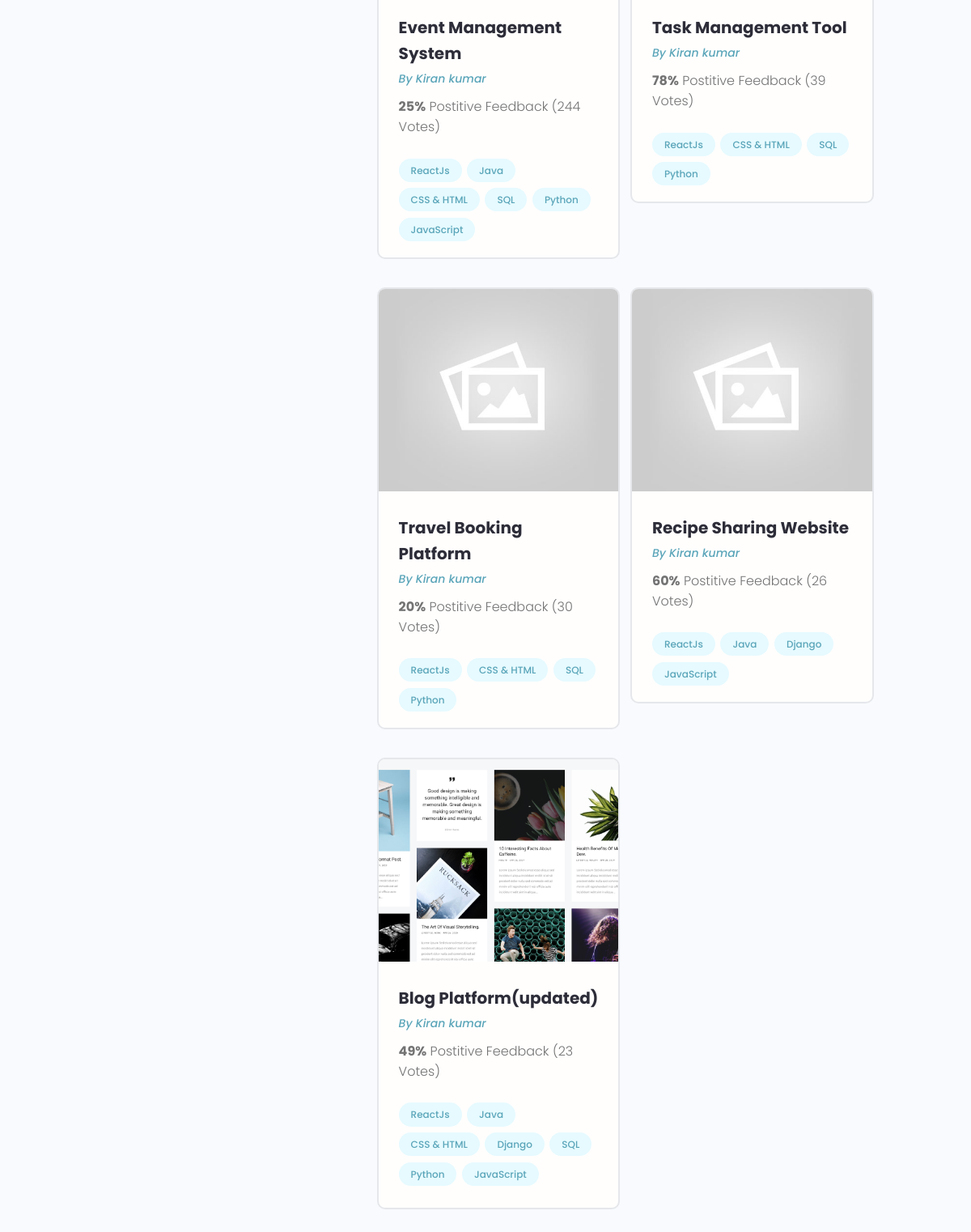
Before: /profile/50cb9f41-b849-4e78-b869-448704928396/ (lower part) with the older database file.
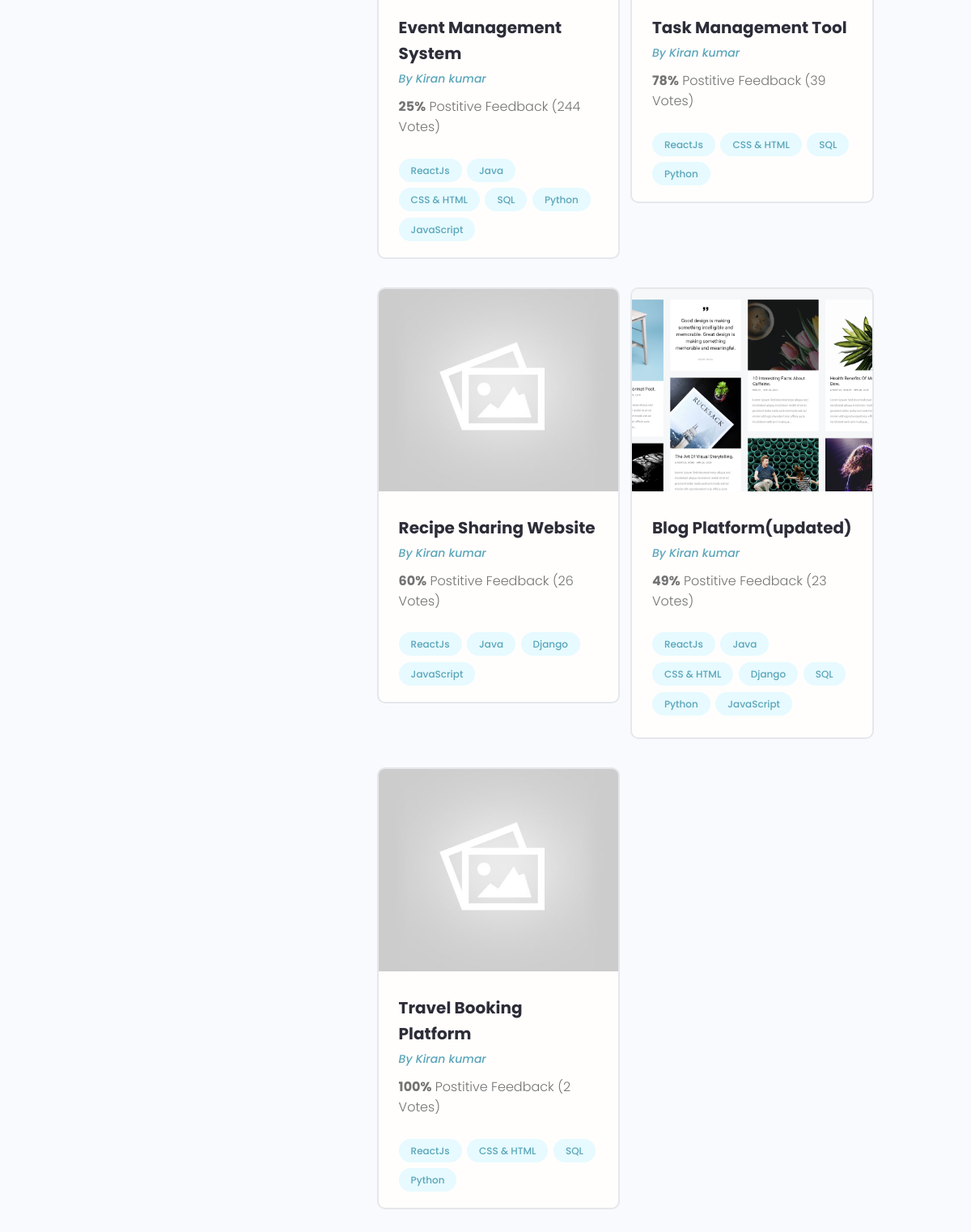
After: the same page with the newer database file.
### projects/models.py (models this page shows, shortened)
class Project(models.Model):
    owner = models.ForeignKey(Profile, null=True, blank=True, on_delete=models.SET_NULL)
    title = models.CharField(max_length=200)
    description = models.TextField(null=True , blank=True)
    feature_image = models.ImageField(null=True , blank=True, default='default.jpg')
    demo_link = models.CharField(max_length=2000, null=True , blank=True)
    source_link = models.CharField(max_length=2000, null=True , blank=True)
    tags =models.ManyToManyField('Tag', blank=True)
    vote_total = models.IntegerField(default=0, null=True , blank=True)
    vote_ratio = models.IntegerField(default=0, null=True , blank=True)
    created = models.DateTimeField(auto_now_add=True)
    id = models.UUIDField(default=uuid.uuid4, unique=True, primary_key=True, editable=False)
    class Meta:
        ordering = ['-vote_total', '-vote_ratio', 'title']
    @property
    def imageURL(self):
        try:
            url = self.feature_image.url
        except:
            url = ''
        return url

class Tag(models.Model):
    name = models.CharField(max_length=200)
    created = models.DateTimeField(auto_now_add=True)
    id = models.UUIDField(default=uuid.uuid4, unique=True, primary_key=True, editable=False)
    def __str__(self):
        return self.name

### users/models.py (models this page shows, shortened)
class Profile(models.Model):
    user = models.OneToOneField(User, on_delete=models.CASCADE, null=True, blank=True)
    name = models.CharField(max_length=200, blank=True, null=True)
    email = models.EmailField(max_length=500, blank=True, null=True)
    username = models.CharField(max_length=200, blank=True, null=True)
    location = models.CharField(max_length=200, blank=True, null=True, default="Earth")
    short_intro = models.CharField(max_length=200, blank=True, null=True, default="This is a default bio. User has not added a bio yet.")
    bio = models.TextField(blank=True, null=True)
    profile_image = models.ImageField(
        null=True, blank=True, upload_to='profiles/', default="profiles/user-default.png")
    social_github = models.CharField(max_length=200, blank=True, null=True)
    social_twitter = models.CharField(max_length=200, blank=True, null=True)
    social_linkedin = models.CharField(max_length=200, blank=True, null=True)
    social_youtube = models.CharField(max_length=200, blank=True, null=True)
    social_website = models.CharField(max_length=200, blank=True, null=True)
    created = models.DateTimeField(auto_now_add=True)
    id = models.UUIDField(default=uuid.uuid4, unique=True,
                          primary_key=True, editable=False)
    class Meta:
        ordering = ['created']
    @property
    def imageURL(self):
        try:
            url = self.profile_image.url
        except:
            url = ''
        return url

### users/views.py (the view)
# urls.py: path('profile/<str:pk>/', views.userProfile, name='user-profile'),
def userProfile(request, pk):
    profile = Profile.objects.get(id=pk)
    topSkills = profile.skills_set.exclude(description__exact="")
    otherSkills = profile.skills_set.filter(description="")
    context = {'profile': profile, 'topSkills': topSkills, 'otherSkills': otherSkills}
    return render(request, 'users/user-profile.html', context)

### users/models.py (called while the page is built)
    def __str__(self):
        return str(self.name)

### users/templates/users/user-profile.html (shortened to what this page needs)
{% extends 'main.html' %}
{% block content %}
<main class="profile my-md">
    <div class="container">
        <div class="layout">
            <div class="column column--1of3">
            </div>
            <div class="column column--2of3">
                <div class="devInfo">
                    <div class="grid grid--two">
                        {% for project in profile.project_set.all %}
                        <div class="column">
                            <div class="card project">
                                <a href="{% url 'single-project' project.id %}" class="project">
                                    <img class="project__thumbnail" src="{{project.imageURL}}"
                                        alt="project thumbnail" />
                                    <div class="card__body">
                                        <h3 class="project__title">{{project.title}}</h3>
                                        <p><a class="project__author"
                                                href="{% url 'user-profile' project.owner.id %}">By
                                                {{project.owner.name}}</a>
                                        </p>
                                        <p class="project--rating">
                                            <span style="font-weight: bold;">{{project.vote_ratio}}%</span> Postitive
                                            Feedback ({{project.vote_total}} Vote{{project.vote_total|pluralize:"s"}})
                                        </p>
                                        <div class="project__tags">
                                            {% for tag in project.tags.all %}
                                            <span class="tag tag--pill tag--main">
                                                <small>{{tag}}</small>
                                            </span>
                                            {% endfor %}
                                        </div>
                                    </div>
                                </a>
                            </div>
                        </div>
                        {% endfor %}
                    </div>
                </div>
            </div>
        </div>
    </div>
</main>
{% endblock content %}

Changed rows visible on the page:
changed Project "Travel Booking Platform": vote_ratio "20" → "100"; vote_total "30" → "2"; moves down the list
